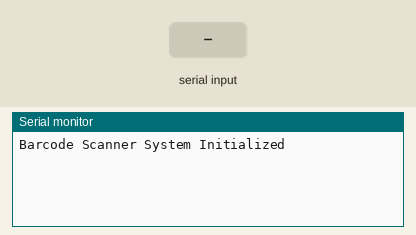
Recording of a sketch running on a simulated Arduino Uno, built with avr-gcc and run on an emulated ATmega328P. On the bench: the last lines printed to the serial monitor. The inputs (shaded band) are chosen by the test bench.

Above: at 1.2 s.
1.3 s: "1\n" received over the second serial link
At 2.0 s:
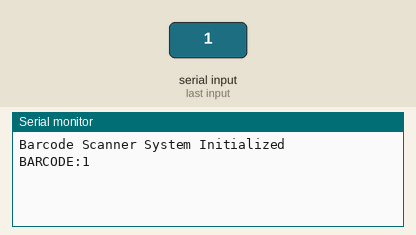
2.8 s: "0\n" received over the second serial link
At 3.2 s:
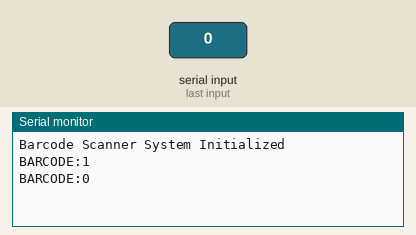

Measured:
- after the input at 1.3 s, the serial monitor: prints a new line at once (image 1)
- after the input at 2.8 s, the serial monitor: prints a new line at once (image 2)

The sketch:

barcode_scanner.ino
```cpp
#define RX_PIN 2 // Papalitan na lang
#define TX_PIN 3 // Papalitan na lang

#include <SoftwareSerial.h>

SoftwareSerial barcodeScanner(RX_PIN, TX_PIN);

String inputBuffer = "";
boolean completeData = false;

void setup() {
  Serial.begin(9600);

  barcodeScanner.begin(9600);

  Serial.println("Barcode Scanner System Initialized");
}

void loop() {
  while (barcodeScanner.available() > 0) {
    char inChar = (char)barcodeScanner.read();

    if (inChar == '\r' || inChar == '\n') {
      if (inputBuffer.length() > 0) {
        completeData = true;
      }
    } else {
      inputBuffer += inChar;
    }
  }

  if (completeData) {
    Serial.print("BARCODE:");
    Serial.println(inputBuffer);

    inputBuffer = "";
    completeData = false;
  }

  while (Serial.available() > 0) {
    char inChar = (char)Serial.read();
  }

  delay(10);
} 
```
